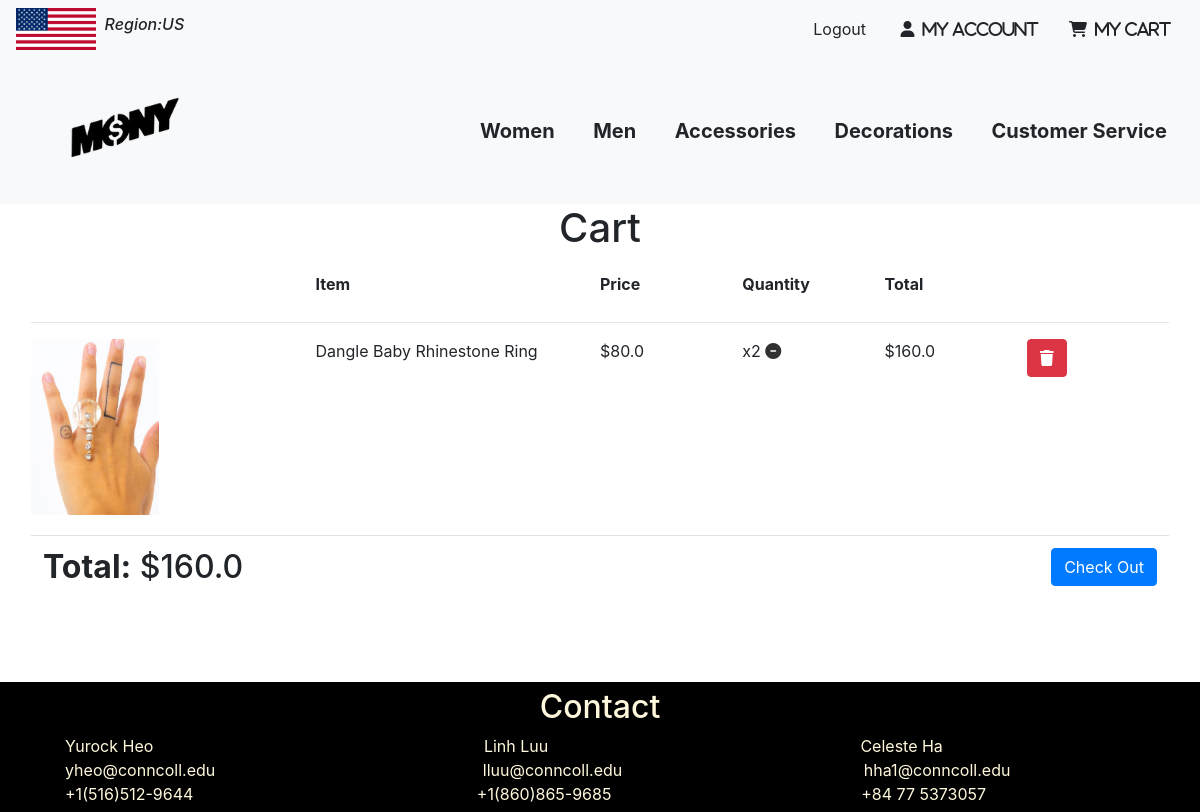
/cart/ (signed in), run on the app's committed database.
### products/models.py (models this page shows, shortened)
class OrderItem(models.Model):
    product = models.ForeignKey(Product, on_delete=models.CASCADE, null=True)
    quantity = models.IntegerField(default=1, null=True, blank=True)
    customer = models.ForeignKey(get_user_model(), on_delete=models.SET_NULL, null=True)
    complete = models.BooleanField(default=False)
    def get_total(self):
        return self.product.item_price * self.quantity

class Product(models.Model):
    item_name = models.CharField(max_length=100)
    item_image = models.ImageField(upload_to='static/images')
    item_description = models.TextField(max_length=500, blank = True)
    item_category = models.CharField(choices=CATEGORY_CHOICES, max_length=2)
    item_price = models.FloatField()
    def get_remove_one_from_cart_url(self):
        return reverse("products:remove_cart_one", args=[str(self.id)])
    def get_remove_from_cart_url(self):
        return reverse("products:remove_cart", args=[str(self.id)])

class Order(models.Model):
    customer = models.ForeignKey(get_user_model(), on_delete=models.SET_NULL, null=True)
    date_ordered = models.DateTimeField(auto_now_add=True)
    complete = models.BooleanField(default=False, blank=False)
    items = models.ManyToManyField(OrderItem)
    def get_cart_total(self):
        total = sum([item.get_total() for item in self.items.all()])
        return str(total)
    def checkout(self):
        return reverse("products:checkout")

### products/views.py (the view)
# urls.py: path('cart/', cart, name='cart'),
def cart(request):
    if request.user.is_authenticated:
        customer = request.user
        order, create = Order.objects.get_or_create(customer=customer, complete=False) # find the order that the current user has not completed
    else:
        order = {'get_cart_total':0}
    context = {'object':order}
    return render(request, 'cart.html', context)

### templates/cart.html
{% extends "base.html" %}
{% load static %}
{% block content %}
    <h1 class="title">Cart</h1>
    <div class="row cart">
        <div class="col-lg-12">
            <div class="box-element">
                <div class="cart-row">
                    <div style="flex:2"></div>
                    <div style="flex:2"><strong>Item</strong></div>
                    <div style="flex:1"><strong>Price</strong></div>
                    <div style="flex:1"><strong>Quantity</strong></div>
                    <div style="flex:1"><strong>Total</strong></div>
                    <div style="flex:1"></div>
                </div>
                {% for item in object.items.all %}
                <hr>
                <div class="cart-row">
                    <div style="flex:2"><img class="row-image" src="{{ item.product.item_image.url }}"></div>
                    <div style="flex:2"><p>{{ item.product.item_name }}</p></div>
                    <div style="flex:1"><p>${{ item.product.item_price }}</p></div>
                    <div style="flex:1">
                        <span class="quantity">x{{item.quantity}}</span> <a href="{{ item.product.get_remove_one_from_cart_url }}"><i class="fas fa-minus-circle"></i></a>
                    </div>
                    <div style="flex:1"><p>${{ item.get_total }}</p></div>
                    <div style="flex:1"><a href="{{ item.product.get_remove_from_cart_url }}" class="btn btn-danger ms-auto"><i class="fas fa-trash"></i></a></div>
                </div>
                {% endfor %}
            </div>
            <div class="box-element">
                <table class="table">
                    <tr>
                        <th><h2><strong>Total:</strong> ${{object.get_cart_total}}</h2></th>
                        <th id="checkout-btn"><a href= "{{ object.checkout }}" class="btn btn-primary">Check Out</a></th>
                    </tr>
                </table>
            </div>
        </div>
    </div>
{% endblock %}

### static/css/base.css (style rules this page uses)
html, body { margin: 0; height: 100%; width: 100%; overflow-x: hidden; }
a { color: rgb(49, 49, 49); }
.title { text-align: center; margin-bottom: 0.5em; }
.row { margin-right:100px ; }
.cart { margin: 0px 1em; }
.cart-row { display: flex; align-items: flex-stretch; padding-bottom: 10px; margin-bottom: 10px; }
.row-image { width: 45%; }
#checkout-btn { text-align: right; margin: 1em; }

### data on the page
OrderItem: product.item_image (picture), product.item_name "Dangle Baby Rhinestone Ring", product.item_price "80.0", quantity "2", get_total "160.0"
Order: get_cart_total "160.0"
